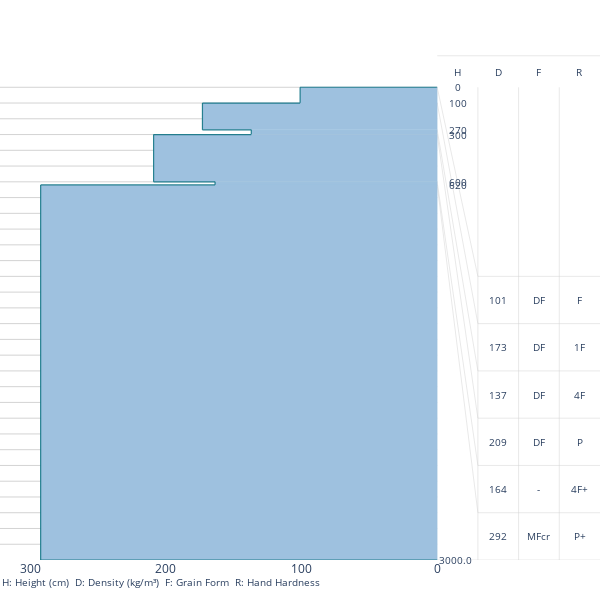

Notebook cell for this chart:
### Code cell
snow_profile_fig = snow_profile(layers=plot_layers)
snow_profile_fig.show()

### Figure 1 — Plotly figure (JSON) as saved in the notebook; plotly's stock layout.template omitted (floating-point values rounded to 4 significant figures)
{"data": [{"line": {"color": "lightgrey", "width": 1}, "mode": "lines", "showlegend": false, "type": "scatter", "x": [0, -322.2], "y": [0, 0]}, {"line": {"color": "lightgrey", "width": 1}, "mode": "lines", "showlegend": false, "type": "scatter", "x": [0, -322.2], "y": [100, 100]}, {"line": {"color": "lightgrey", "width": 1}, "mode": "lines", "showlegend": false, "type": "scatter", "x": [0, -322.2], "y": [200, 200]}, {"line": {"color": "lightgrey", "width": 1}, "mode": "lines", "showlegend": false, "type": "scatter", "x": [0, -322.2], "y": [300, 300]}, {"line": {"color": "lightgrey", "width": 1}, "mode": "lines", "showlegend": false, "type": "scatter", "x": [0, -322.2], "y": [400, 400]}, {"line": {"color": "lightgrey", "width": 1}, "mode": "lines", "showlegend": false, "type": "scatter", "x": [0, -322.2], "y": [500, 500]}, {"line": {"color": "lightgrey", "width": 1}, "mode": "lines", "showlegend": false, "type": "scatter", "x": [0, -322.2], "y": [600, 600]}, {"line": {"color": "lightgrey", "width": 1}, "mode": "lines", "showlegend": false, "type": "scatter", "x": [0, -322.2], "y": [700, 700]}, {"line": {"color": "lightgrey", "width": 1}, "mode": "lines", "showlegend": false, "type": "scatter", "x": [0, -322.2], "y": [800, 800]}, {"line": {"color": "lightgrey", "width": 1}, "mode": "lines", "showlegend": false, "type": "scatter", "x": [0, -322.2], "y": [900, 900]}, {"line": {"color": "lightgrey", "width": 1}, "mode": "lines", "showlegend": false, "type": "scatter", "x": [0, -322.2], "y": [1000, 1000]}, {"line": {"color": "lightgrey", "width": 1}, "mode": "lines", "showlegend": false, "type": "scatter", "x": [0, -322.2], "y": [1100, 1100]}, {"line": {"color": "lightgrey", "width": 1}, "mode": "lines", "showlegend": false, "type": "scatter", "x": [0, -322.2], "y": [1200, 1200]}, {"line": {"color": "lightgrey", "width": 1}, "mode": "lines", "showlegend": false, "type": "scatter", "x": [0, -322.2], "y": [1300, 1300]}, {"line": {"color": "lightgrey", "width": 1}, "mode": "lines", "showlegend": false, "type": "scatter", "x": [0, -322.2], "y": [1400, 1400]}, {"line": {"color": "lightgrey", "width": 1}, "mode": "lines", "showlegend": false, "type": "scatter", "x": [0, -322.2], "y": [1500, 1500]}, {"line": {"color": "lightgrey", "width": 1}, "mode": "lines", "showlegend": false, "type": "scatter", "x": [0, -322.2], "y": [1600, 1600]}, {"line": {"color": "lightgrey", "width": 1}, "mode": "lines", "showlegend": false, "type": "scatter", "x": [0, -322.2], "y": [1700, 1700]}, {"line": {"color": "lightgrey", "width": 1}, "mode": "lines", "showlegend": false, "type": "scatter", "x": [0, -322.2], "y": [1800, 1800]}, {"line": {"color": "lightgrey", "width": 1}, "mode": "lines", "showlegend": false, "type": "scatter", "x": [0, -322.2], "y": [1900, 1900]}, {"line": {"color": "lightgrey", "width": 1}, "mode": "lines", "showlegend": false, "type": "scatter", "x": [0, -322.2], "y": [2000, 2000]}, {"line": {"color": "lightgrey", "width": 1}, "mode": "lines", "showlegend": false, "type": "scatter", "x": [0, -322.2], "y": [2100, 2100]}, {"line": {"color": "lightgrey", "width": 1}, "mode": "lines", "showlegend": false, "type": "scatter", "x": [0, -322.2], "y": [2200, 2200]}, {"line": {"color": "lightgrey", "width": 1}, "mode": "lines", "showlegend": false, "type": "scatter", "x": [0, -322.2], "y": [2300, 2300]}, {"line": {"color": "lightgrey", "width": 1}, "mode": "lines", "showlegend": false, "type": "scatter", "x": [0, -322.2], "y": [2400, 2400]}, {"line": {"color": "lightgrey", "width": 1}, "mode": "lines", "showlegend": false, "type": "scatter", "x": [0, -322.2], "y": [2500, 2500]}, {"line": {"color": "lightgrey", "width": 1}, "mode": "lines", "showlegend": false, "type": "scatter", "x": [0, -322.2], "y": [2600, 2600]}, {"line": {"color": "lightgrey", "width": 1}, "mode": "lines", "showlegend": false, "type": "scatter", "x": [0, -322.2], "y": [2700, 2700]}, {"line": {"color": "lightgrey", "width": 1}, "mode": "lines", "showlegend": false, "type": "scatter", "x": [0, -322.2], "y": [2800, 2800]}, {"line": {"color": "lightgrey", "width": 1}, "mode": "lines", "showlegend": false, "type": "scatter", "x": [0, -322.2], "y": [2900, 2900]}], "layout": {"annotations": [{"font": {"size": 10}, "showarrow": false, "text": "0", "x": 15, "xanchor": "center", "y": 0, "yanchor": "middle"}, {"font": {"size": 10}, "showarrow": false, "text": "101", "x": 45, "xanchor": "center", "y": 1350, "yanchor": "middle"}, {"font": {"size": 10}, "showarrow": false, "text": "DF", "x": 75, "xanchor": "center", "y": 1350, "yanchor": "middle"}, {"font": {"size": 10}, "showarrow": false, "text": "F", "x": 105, "xanchor": "center", "y": 1350, "yanchor": "middle"}, {"font": {"size": 10}, "showarrow": false, "text": "100", "x": 15, "xanchor": "center", "y": 100, "yanchor": "middle"}, {"font": {"size": 10}, "showarrow": false, "text": "173", "x": 45, "xanchor": "center", "y": 1650, "yanchor": "middle"}, {"font": {"size": 10}, "showarrow": false, "text": "DF", "x": 75, "xanchor": "center", "y": 1650, "yanchor": "middle"}, {"font": {"size": 10}, "showarrow": false, "text": "1F", "x": 105, "xanchor": "center", "y": 1650, "yanchor": "middle"}, {"font": {"size": 10}, "showarrow": false, "text": "270", "x": 15, "xanchor": "center", "y": 270, "yanchor": "middle"}, {"font": {"size": 10}, "showarrow": false, "text": "137", "x": 45, "xanchor": "center", "y": 1950, "yanchor": "middle"}, {"font": {"size": 10}, "showarrow": false, "text": "DF", "x": 75, "xanchor": "center", "y": 1950, "yanchor": "middle"}, {"font": {"size": 10}, "showarrow": false, "text": "4F", "x": 105, "xanchor": "center", "y": 1950, "yanchor": "middle"}, {"font": {"size": 10}, "showarrow": false, "text": "300", "x": 15, "xanchor": "center", "y": 300, "yanchor": "middle"}, {"font": {"size": 10}, "showarrow": false, "text": "209", "x": 45, "xanchor": "center", "y": 2250, "yanchor": "middle"}, {"font": {"size": 10}, "showarrow": false, "text": "DF", "x": 75, "xanchor": "center", "y": 2250, "yanchor": "middle"}, {"font": {"size": 10}, "showarrow": false, "text": "P", "x": 105, "xanchor": "center", "y": 2250, "yanchor": "middle"}, {"font": {"size": 10}, "showarrow": false, "text": "600", "x": 15, "xanchor": "center", "y": 600, "yanchor": "middle"}, {"font": {"size": 10}, "showarrow": false, "text": "164", "x": 45, "xanchor": "center", "y": 2550, "yanchor": "middle"}, {"font": {"size": 10}, "showarrow": false, "text": "-", "x": 75, "xanchor": "center", "y": 2550, "yanchor": "middle"}, {"font": {"size": 10}, "showarrow": false, "text": "4F+", "x": 105, "xanchor": "center", "y": 2550, "yanchor": "middle"}, {"font": {"size": 10}, "showarrow": false, "text": "620", "x": 15, "xanchor": "center", "y": 620, "yanchor": "middle"}, {"font": {"size": 10}, "showarrow": false, "text": "292", "x": 45, "xanchor": "center", "y": 2850, "yanchor": "middle"}, {"font": {"size": 10}, "showarrow": false, "text": "MFcr", "x": 75, "xanchor": "center", "y": 2850, "yanchor": "middle"}, {"font": {"size": 10}, "showarrow": false, "text": "P+", "x": 105, "xanchor": "center", "y": 2850, "yanchor": "middle"}, {"font": {"size": 10}, "showarrow": false, "text": "3000.0", "x": 0, "xanchor": "left", "y": 3000, "yanchor": "middle"}, {"font": {"size": 10}, "showarrow": false, "text": "H", "x": 15, "xanchor": "center", "y": -100, "yanchor": "middle"}, {"font": {"size": 10}, "showarrow": false, "text": "D", "x": 45, "xanchor": "center", "y": -100, "yanchor": "middle"}, {"font": {"size": 10}, "showarrow": false, "text": "F", "x": 75, "xanchor": "center", "y": -100, "yanchor": "middle"}, {"font": {"size": 10}, "showarrow": false, "text": "R", "x": 105, "xanchor": "center", "y": -100, "yanchor": "middle"}, {"align": "left", "font": {"size": 10}, "showarrow": false, "text": "H: Height (cm)  D: Density (kg/m³)  F: Grain Form  R: Hand Hardness", "x": 0, "xref": "paper", "y": -0.06, "yref": "paper"}], "height": 600, "margin": {"b": 40, "l": 0, "r": 0, "t": 40}, "paper_bgcolor": "white", "plot_bgcolor": "white", "shapes": [{"fillcolor": "#9ec1df", "layer": "above", "line": {"color": "#9ec1df", "width": 0.4}, "type": "rect", "x0": -101, "x1": 0, "y0": 0, "y1": 100}, {"line": {"color": "rgba(4, 110, 124, 0.812)", "width": 1.2}, "type": "line", "x0": 0, "x1": -101, "y0": 0, "y1": 0}, {"line": {"color": "rgba(4, 110, 124, 0.812)", "width": 1.2}, "type": "line", "x0": -101, "x1": -101, "y0": 0, "y1": 100}, {"line": {"color": "lightgrey", "width": 0.5}, "type": "line", "x0": 30, "x1": 120, "y0": 1200, "y1": 1200}, {"line": {"color": "lightgrey", "width": 0.5}, "type": "line", "x0": 0, "x1": 30, "y0": 100, "y1": 1500}, {"fillcolor": "#9ec1df", "layer": "above", "line": {"color": "#9ec1df", "width": 0.4}, "type": "rect", "x0": -173, "x1": 0, "y0": 100, "y1": 270}, {"line": {"color": "rgba(4, 110, 124, 0.812)", "width": 1.2}, "type": "line", "x0": -101, "x1": -173, "y0": 100, "y1": 100}, {"line": {"color": "rgba(4, 110, 124, 0.812)", "width": 1.2}, "type": "line", "x0": -173, "x1": -173, "y0": 100, "y1": 270}, {"line": {"color": "lightgrey", "width": 0.5}, "type": "line", "x0": 30, "x1": 120, "y0": 1500, "y1": 1500}, {"line": {"color": "lightgrey", "width": 0.5}, "type": "line", "x0": 0, "x1": 30, "y0": 270, "y1": 1800}, {"fillcolor": "#9ec1df", "layer": "above", "line": {"color": "#9ec1df", "width": 0.4}, "type": "rect", "x0": -137, "x1": 0, "y0": 270, "y1": 300}, {"line": {"color": "rgba(4, 110, 124, 0.812)", "width": 1.2}, "type": "line", "x0": -173, "x1": -137, "y0": 270, "y1": 270}, {"line": {"color": "rgba(4, 110, 124, 0.812)", "width": 1.2}, "type": "line", "x0": -137, "x1": -137, "y0": 270, "y1": 300}, {"line": {"color": "lightgrey", "width": 0.5}, "type": "line", "x0": 30, "x1": 120, "y0": 1800, "y1": 1800}, {"line": {"color": "lightgrey", "width": 0.5}, "type": "line", "x0": 0, "x1": 30, "y0": 300, "y1": 2100}, {"fillcolor": "#9ec1df", "layer": "above", "line": {"color": "#9ec1df", "width": 0.4}, "type": "rect", "x0": -209, "x1": 0, "y0": 300, "y1": 600}, {"line": {"color": "rgba(4, 110, 124, 0.812)", "width": 1.2}, "type": "line", "x0": -137, "x1": -209, "y0": 300, "y1": 300}, {"line": {"color": "rgba(4, 110, 124, 0.812)", "width": 1.2}, "type": "line", "x0": -209, "x1": -209, "y0": 300, "y1": 600}, {"line": {"color": "lightgrey", "width": 0.5}, "type": "line", "x0": 30, "x1": 120, "y0": 2100, "y1": 2100}, {"line": {"color": "lightgrey", "width": 0.5}, "type": "line", "x0": 0, "x1": 30, "y0": 600, "y1": 2400}, {"fillcolor": "#9ec1df", "layer": "above", "line": {"color": "#9ec1df", "width": 0.4}, "type": "rect", "x0": -163.7, "x1": 0, "y0": 600, "y1": 620}, {"line": {"color": "rgba(4, 110, 124, 0.812)", "width": 1.2}, "type": "line", "x0": -209, "x1": -163.7, "y0": 600, "y1": 600}, {"line": {"color": "rgba(4, 110, 124, 0.812)", "width": 1.2}, "type": "line", "x0": -163.7, "x1": -163.7, "y0": 600, "y1": 620}, {"line": {"color": "lightgrey", "width": 0.5}, "type": "line", "x0": 30, "x1": 120, "y0": 2400, "y1": 2400}, {"line": {"color": "lightgrey", "width": 0.5}, "type": "line", "x0": 0, "x1": 30, "y0": 620, "y1": 2700}, {"fillcolor": "#9ec1df", "layer": "above", "line": {"color": "#9ec1df", "width": 0.4}, "type": "rect", "x0": -292.2, "x1": 0, "y0": 620, "y1": 3000}, {"line": {"color": "rgba(4, 110, 124, 0.812)", "width": 1.2}, "type": "line", "x0": -163.7, "x1": -292.2, "y0": 620, "y1": 620}, {"line": {"color": "rgba(4, 110, 124, 0.812)", "width": 1.2}, "type": "line", "x0": -292.2, "x1": -292.2, "y0": 620, "y1": 3000}, {"line": {"color": "lightgrey", "width": 0.5}, "type": "line", "x0": 30, "x1": 120, "y0": 2700, "y1": 2700}, {"line": {"color": "lightgrey", "width": 0.5}, "type": "line", "x0": 0, "x1": 30, "y0": 3000, "y1": 3000}, {"line": {"color": "rgba(4, 110, 124, 0.812)", "width": 1.2}, "type": "line", "x0": -292.2, "x1": 0, "y0": 3000, "y1": 3000}, {"line": {"color": "lightgrey", "width": 0.5}, "type": "line", "x0": 30, "x1": 120, "y0": 3000, "y1": 3000}, {"line": {"color": "lightgrey", "width": 0.5}, "type": "line", "x0": 0, "x1": 30, "y0": 0, "y1": 1200}, {"line": {"color": "lightgrey", "width": 0.5}, "type": "line", "x0": 30, "x1": 30, "y0": 0, "y1": 3000}, {"line": {"color": "lightgrey", "width": 0.5}, "type": "line", "x0": 60, "x1": 60, "y0": 0, "y1": 3000}, {"line": {"color": "lightgrey", "width": 0.5}, "type": "line", "x0": 90, "x1": 90, "y0": 0, "y1": 3000}, {"line": {"color": "lightgrey", "width": 0.5}, "type": "line", "x0": 0, "x1": 120, "y0": -200, "y1": -200}], "width": 600, "xaxis": {"autorange": false, "range": [-322.2, 120], "ticktext": ["400", "300", "200", "100", "0"], "tickvals": [-400, -300, -200, -100, 0]}, "yaxis": {"domain": [0, 1], "range": [3000, -300], "showticklabels": false, "zeroline": false, "zerolinecolor": "gray", "zerolinewidth": 1}}}
